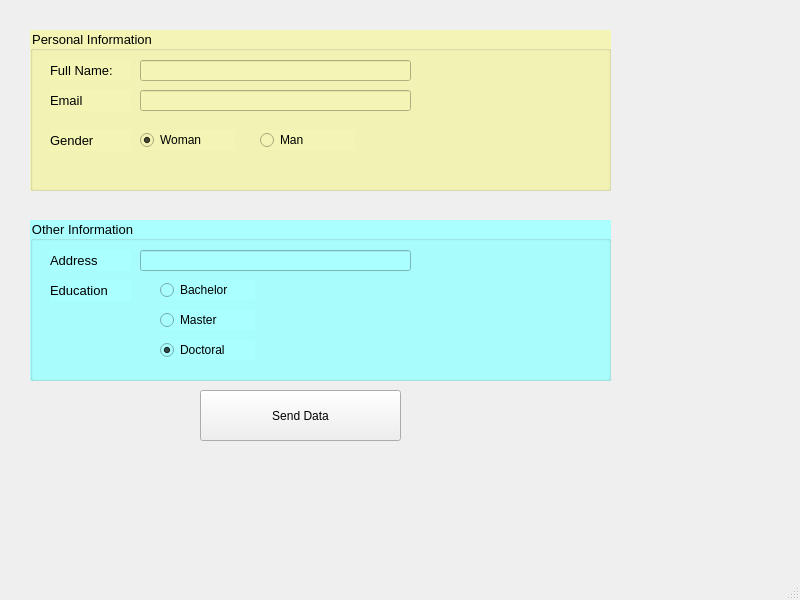
<?xml version="1.0" encoding="UTF-8"?>
<ui version="4.0">
 <class>MainWindow</class>
 <widget class="QMainWindow" name="MainWindow">
  <property name="geometry">
   <rect>
    <x>0</x>
    <y>0</y>
    <width>800</width>
    <height>600</height>
   </rect>
  </property>
  <property name="windowTitle">
   <string>MainWindow</string>
  </property>
  <widget class="QWidget" name="centralwidget">
   <widget class="QGroupBox" name="groupBox">
    <property name="geometry">
     <rect>
      <x>30</x>
      <y>30</y>
      <width>581</width>
      <height>161</height>
     </rect>
    </property>
    <property name="font">
     <font>
      <pointsize>10</pointsize>
     </font>
    </property>
    <property name="styleSheet">
     <string notr="true">background-color: rgb(244, 245, 181);</string>
    </property>
    <property name="title">
     <string>Personal Information</string>
    </property>
    <widget class="QLabel" name="label">
     <property name="geometry">
      <rect>
       <x>20</x>
       <y>30</y>
       <width>81</width>
       <height>21</height>
      </rect>
     </property>
     <property name="font">
      <font>
       <pointsize>10</pointsize>
      </font>
     </property>
     <property name="text">
      <string>Full Name:</string>
     </property>
    </widget>
    <widget class="QLineEdit" name="lineEditFullname">
     <property name="geometry">
      <rect>
       <x>110</x>
       <y>30</y>
       <width>271</width>
       <height>21</height>
      </rect>
     </property>
    </widget>
    <widget class="QLineEdit" name="lineEditEmail">
     <property name="geometry">
      <rect>
       <x>110</x>
       <y>60</y>
       <width>271</width>
       <height>21</height>
      </rect>
     </property>
    </widget>
    <widget class="QLabel" name="label_2">
     <property name="geometry">
      <rect>
       <x>20</x>
       <y>60</y>
       <width>81</width>
       <height>21</height>
      </rect>
     </property>
     <property name="font">
      <font>
       <pointsize>10</pointsize>
      </font>
     </property>
     <property name="text">
      <string>Email</string>
     </property>
    </widget>
    <widget class="QLabel" name="label_3">
     <property name="geometry">
      <rect>
       <x>20</x>
       <y>100</y>
       <width>81</width>
       <height>21</height>
      </rect>
     </property>
     <property name="font">
      <font>
       <pointsize>10</pointsize>
      </font>
     </property>
     <property name="text">
      <string>Gender</string>
     </property>
    </widget>
    <widget class="QRadioButton" name="radWomen">
     <property name="geometry">
      <rect>
       <x>110</x>
       <y>100</y>
       <width>95</width>
       <height>20</height>
      </rect>
     </property>
     <property name="text">
      <string>Woman</string>
     </property>
     <property name="checked">
      <bool>true</bool>
     </property>
    </widget>
    <widget class="QRadioButton" name="radMan">
     <property name="geometry">
      <rect>
       <x>230</x>
       <y>100</y>
       <width>95</width>
       <height>20</height>
      </rect>
     </property>
     <property name="text">
      <string>Man</string>
     </property>
    </widget>
   </widget>
   <widget class="QGroupBox" name="groupBox_2">
    <property name="geometry">
     <rect>
      <x>30</x>
      <y>220</y>
      <width>581</width>
      <height>161</height>
     </rect>
    </property>
    <property name="font">
     <font>
      <pointsize>10</pointsize>
     </font>
    </property>
    <property name="styleSheet">
     <string notr="true">background-color: rgb(170, 255, 255);</string>
    </property>
    <property name="title">
     <string>Other Information</string>
    </property>
    <widget class="QLineEdit" name="lineEditAdress">
     <property name="geometry">
      <rect>
       <x>110</x>
       <y>30</y>
       <width>271</width>
       <height>21</height>
      </rect>
     </property>
    </widget>
    <widget class="QLabel" name="label_7">
     <property name="geometry">
      <rect>
       <x>20</x>
       <y>30</y>
       <width>81</width>
       <height>21</height>
      </rect>
     </property>
     <property name="font">
      <font>
       <pointsize>10</pointsize>
      </font>
     </property>
     <property name="text">
      <string>Address</string>
     </property>
    </widget>
    <widget class="QLabel" name="label_8">
     <property name="geometry">
      <rect>
       <x>20</x>
       <y>60</y>
       <width>81</width>
       <height>21</height>
      </rect>
     </property>
     <property name="font">
      <font>
       <pointsize>10</pointsize>
      </font>
     </property>
     <property name="text">
      <string>Education</string>
     </property>
    </widget>
    <widget class="QRadioButton" name="radBachelor">
     <property name="geometry">
      <rect>
       <x>130</x>
       <y>60</y>
       <width>95</width>
       <height>20</height>
      </rect>
     </property>
     <property name="text">
      <string>Bachelor</string>
     </property>
    </widget>
    <widget class="QRadioButton" name="radMaster">
     <property name="geometry">
      <rect>
       <x>130</x>
       <y>90</y>
       <width>95</width>
       <height>20</height>
      </rect>
     </property>
     <property name="text">
      <string>Master</string>
     </property>
    </widget>
    <widget class="QRadioButton" name="radDoctoral">
     <property name="geometry">
      <rect>
       <x>130</x>
       <y>120</y>
       <width>95</width>
       <height>20</height>
      </rect>
     </property>
     <property name="text">
      <string>Doctoral</string>
     </property>
     <property name="checked">
      <bool>true</bool>
     </property>
    </widget>
   </widget>
   <widget class="QPushButton" name="pushButtonSendData">
    <property name="geometry">
     <rect>
      <x>200</x>
      <y>390</y>
      <width>201</width>
      <height>51</height>
     </rect>
    </property>
    <property name="text">
     <string>Send Data</string>
    </property>
   </widget>
  </widget>
  <widget class="QMenuBar" name="menubar">
   <property name="geometry">
    <rect>
     <x>0</x>
     <y>0</y>
     <width>800</width>
     <height>26</height>
    </rect>
   </property>
  </widget>
  <widget class="QStatusBar" name="statusbar"/>
 </widget>
 <resources/>
 <connections/>
</ui>
